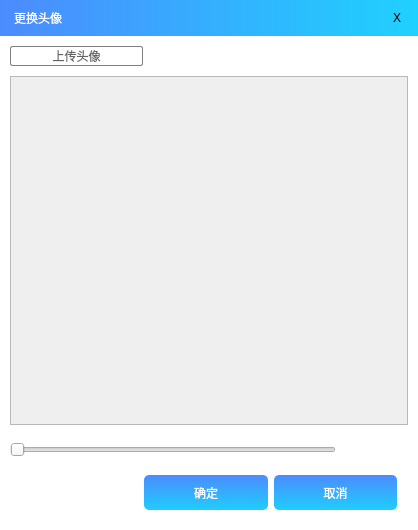
<?xml version="1.0" encoding="UTF-8"?>
<ui version="4.0">
 <class>ChangeHeaderWnd</class>
 <widget class="QWidget" name="ChangeHeaderWnd">
  <property name="geometry">
   <rect>
    <x>0</x>
    <y>0</y>
    <width>418</width>
    <height>530</height>
   </rect>
  </property>
  <property name="windowTitle">
   <string>ChangeHeaderWnd</string>
  </property>
  <property name="styleSheet">
   <string notr="true">QWidget
{
	font: 24px &quot;微软雅黑&quot;

}
QWidget#ChangeHeaderWnd
{
	background:white;
}
QWidget#widget_title
{
background-color: qlineargradient(spread:pad, x1:0, y1:0, x2:1, y2:0, stop:0 rgba(76, 139, 254, 255), stop:1 rgba(31, 209, 254, 255))
}

QPushButton
{
	border:1px solid gray;
	border-radius:2px;
	background:white;
	font: 20px &quot;微软雅黑&quot;

}
QPushButton#pushButton_close
{
	border:none;
	background:transparent;
}
QPushButton#pushButton_anti
{
	border:none;
	background-image:url(:/QRC/UI/Image/rotate_anti_normal.png);
}

QPushButton#pushButton_clock
{
	border:none;
	background-image:url(:/QRC/UI/Image/rotate_clock_normal.png);
}




QLineEdit {
    border-width: 1px;
    border-style: solid;
	border-color:rgb(199, 199, 199);
	background-color:rgb(255, 255, 255);
}


</string>
  </property>
  <layout class="QVBoxLayout" name="verticalLayout_2" stretch="0,1,0">
   <property name="spacing">
    <number>0</number>
   </property>
   <property name="leftMargin">
    <number>0</number>
   </property>
   <property name="topMargin">
    <number>0</number>
   </property>
   <property name="rightMargin">
    <number>0</number>
   </property>
   <property name="bottomMargin">
    <number>10</number>
   </property>
   <item>
    <widget class="QWidget" name="widget_title" native="true">
     <layout class="QHBoxLayout" name="horizontalLayout">
      <property name="spacing">
       <number>0</number>
      </property>
      <property name="leftMargin">
       <number>14</number>
      </property>
      <property name="topMargin">
       <number>8</number>
      </property>
      <property name="rightMargin">
       <number>14</number>
      </property>
      <property name="bottomMargin">
       <number>8</number>
      </property>
      <item>
       <widget class="QLabel" name="label_title">
        <property name="styleSheet">
         <string notr="true">border-image:none;
font:100 15pt &quot;微软雅黑&quot;;
color:rgb(255,255,255);
bottom:10px;
border: none;

</string>
        </property>
        <property name="text">
         <string>更换头像</string>
        </property>
       </widget>
      </item>
      <item>
       <spacer name="horizontalSpacer">
        <property name="orientation">
         <enum>Qt::Horizontal</enum>
        </property>
        <property name="sizeHint" stdset="0">
         <size>
          <width>40</width>
          <height>20</height>
         </size>
        </property>
       </spacer>
      </item>
      <item>
       <widget class="QPushButton" name="pushButton_close">
        <property name="minimumSize">
         <size>
          <width>14</width>
          <height>14</height>
         </size>
        </property>
        <property name="maximumSize">
         <size>
          <width>14</width>
          <height>14</height>
         </size>
        </property>
        <property name="text">
         <string>X</string>
        </property>
        <property name="icon">
         <iconset>
          <normaloff>:/QRC/UI/Image/close.png</normaloff>:/QRC/UI/Image/close.png</iconset>
        </property>
        <property name="iconSize">
         <size>
          <width>14</width>
          <height>14</height>
         </size>
        </property>
       </widget>
      </item>
     </layout>
    </widget>
   </item>
   <item>
    <layout class="QVBoxLayout" name="verticalLayout_3" stretch="0,1,0,0">
     <property name="spacing">
      <number>10</number>
     </property>
     <property name="leftMargin">
      <number>10</number>
     </property>
     <property name="topMargin">
      <number>10</number>
     </property>
     <property name="rightMargin">
      <number>10</number>
     </property>
     <property name="bottomMargin">
      <number>0</number>
     </property>
     <item>
      <layout class="QHBoxLayout" name="horizontalLayout_2" stretch="1,2">
       <item>
        <widget class="QPushButton" name="pushButton_upload">
         <property name="sizePolicy">
          <sizepolicy hsizetype="Expanding" vsizetype="Fixed">
           <horstretch>0</horstretch>
           <verstretch>0</verstretch>
          </sizepolicy>
         </property>
         <property name="styleSheet">
          <string notr="true">color:rgb(100, 100, 100)</string>
         </property>
         <property name="text">
          <string>上传头像</string>
         </property>
        </widget>
       </item>
       <item>
        <spacer name="horizontalSpacer_2">
         <property name="orientation">
          <enum>Qt::Horizontal</enum>
         </property>
         <property name="sizeHint" stdset="0">
          <size>
           <width>40</width>
           <height>20</height>
          </size>
         </property>
        </spacer>
       </item>
      </layout>
     </item>
     <item>
      <widget class="DragScrollArea" name="scrollArea">
       <property name="verticalScrollBarPolicy">
        <enum>Qt::ScrollBarAlwaysOff</enum>
       </property>
       <property name="horizontalScrollBarPolicy">
        <enum>Qt::ScrollBarAlwaysOff</enum>
       </property>
       <property name="widgetResizable">
        <bool>true</bool>
       </property>
       <widget class="QWidget" name="scrollAreaWidgetContents">
        <property name="geometry">
         <rect>
          <x>0</x>
          <y>0</y>
          <width>396</width>
          <height>321</height>
         </rect>
        </property>
        <layout class="QVBoxLayout" name="verticalLayout">
         <property name="spacing">
          <number>0</number>
         </property>
         <property name="leftMargin">
          <number>0</number>
         </property>
         <property name="topMargin">
          <number>0</number>
         </property>
         <property name="rightMargin">
          <number>0</number>
         </property>
         <property name="bottomMargin">
          <number>0</number>
         </property>
         <item>
          <widget class="QLabel" name="label_header">
           <property name="text">
            <string/>
           </property>
           <property name="alignment">
            <set>Qt::AlignCenter</set>
           </property>
          </widget>
         </item>
        </layout>
       </widget>
      </widget>
     </item>
     <item>
      <layout class="QHBoxLayout" name="horizontalLayout_3">
       <item>
        <widget class="QSlider" name="horizontalSlider">
         <property name="orientation">
          <enum>Qt::Horizontal</enum>
         </property>
        </widget>
       </item>
       <item>
        <widget class="QPushButton" name="pushButton_anti">
         <property name="minimumSize">
          <size>
           <width>30</width>
           <height>30</height>
          </size>
         </property>
         <property name="maximumSize">
          <size>
           <width>30</width>
           <height>30</height>
          </size>
         </property>
         <property name="text">
          <string/>
         </property>
         <property name="iconSize">
          <size>
           <width>30</width>
           <height>30</height>
          </size>
         </property>
        </widget>
       </item>
       <item>
        <widget class="QPushButton" name="pushButton_clock">
         <property name="minimumSize">
          <size>
           <width>30</width>
           <height>30</height>
          </size>
         </property>
         <property name="maximumSize">
          <size>
           <width>30</width>
           <height>30</height>
          </size>
         </property>
         <property name="text">
          <string/>
         </property>
         <property name="iconSize">
          <size>
           <width>30</width>
           <height>30</height>
          </size>
         </property>
        </widget>
       </item>
      </layout>
     </item>
     <item>
      <widget class="QWidget" name="widget_status" native="true">
       <property name="minimumSize">
        <size>
         <width>0</width>
         <height>0</height>
        </size>
       </property>
       <layout class="QHBoxLayout" name="horizontalLayout_4">
        <property name="topMargin">
         <number>0</number>
        </property>
        <property name="bottomMargin">
         <number>0</number>
        </property>
        <item>
         <spacer name="horizontalSpacer_3">
          <property name="orientation">
           <enum>Qt::Horizontal</enum>
          </property>
          <property name="sizeHint" stdset="0">
           <size>
            <width>40</width>
            <height>20</height>
           </size>
          </property>
         </spacer>
        </item>
        <item>
         <widget class="QPushButton" name="pushButton_ok">
          <property name="sizePolicy">
           <sizepolicy hsizetype="Expanding" vsizetype="Fixed">
            <horstretch>0</horstretch>
            <verstretch>0</verstretch>
           </sizepolicy>
          </property>
          <property name="minimumSize">
           <size>
            <width>0</width>
            <height>35</height>
           </size>
          </property>
          <property name="styleSheet">
           <string notr="true">QPushButton{
	background-color: qlineargradient(spread:pad, x1:0, y1:0, x2:0, y2:1, stop:0 rgba(75,140,254, 255), stop:1 rgba(31, 205, 255, 255));
font: bold 10pt &quot;微软雅黑&quot;;
color:rgb(255,255,255);
border-radius: 5px;
border:none;
}QPushButton::hover{
	background-color: qlineargradient(spread:pad, x1:0, y1:0, x2:0, y2:1, stop:1 rgba(75,140,254, 255), stop:0 rgba(31, 205, 255, 255));
}
QPushButton::pressed{
	background-color: qlineargradient(spread:pad, x1:0, y1:0, x2:0, y2:1, stop:0 rgba(75,140,254, 255), stop:1 rgba(31, 205, 255, 255));
}
</string>
          </property>
          <property name="text">
           <string>确定</string>
          </property>
         </widget>
        </item>
        <item>
         <widget class="QPushButton" name="pushButton_cancel">
          <property name="sizePolicy">
           <sizepolicy hsizetype="Expanding" vsizetype="Fixed">
            <horstretch>0</horstretch>
            <verstretch>0</verstretch>
           </sizepolicy>
          </property>
          <property name="minimumSize">
           <size>
            <width>0</width>
            <height>35</height>
           </size>
          </property>
          <property name="styleSheet">
           <string notr="true">QPushButton{
	background-color: qlineargradient(spread:pad, x1:0, y1:0, x2:0, y2:1, stop:0 rgba(75,140,254, 255), stop:1 rgba(31, 205, 255, 255));
font: bold 10pt &quot;微软雅黑&quot;;
color:rgb(255,255,255);
border-radius: 5px;
border:none;
}QPushButton::hover{
	background-color: qlineargradient(spread:pad, x1:0, y1:0, x2:0, y2:1, stop:1 rgba(75,140,254, 255), stop:0 rgba(31, 205, 255, 255));
}
QPushButton::pressed{
	background-color: qlineargradient(spread:pad, x1:0, y1:0, x2:0, y2:1, stop:0 rgba(75,140,254, 255), stop:1 rgba(31, 205, 255, 255));
}
</string>
          </property>
          <property name="text">
           <string>取消</string>
          </property>
         </widget>
        </item>
       </layout>
      </widget>
     </item>
    </layout>
   </item>
   <item>
    <widget class="QLabel" name="label_tip">
     <property name="maximumSize">
      <size>
       <width>16777215</width>
       <height>10</height>
      </size>
     </property>
     <property name="text">
      <string/>
     </property>
     <property name="alignment">
      <set>Qt::AlignRight|Qt::AlignTrailing|Qt::AlignVCenter</set>
     </property>
    </widget>
   </item>
  </layout>
 </widget>
 <layoutdefault spacing="6" margin="11"/>
 <customwidgets>
  <customwidget>
   <class>DragScrollArea</class>
   <extends>QScrollArea</extends>
   <header location="global">DragScrollArea.h</header>
   <container>1</container>
  </customwidget>
 </customwidgets>
 <resources/>
 <connections/>
</ui>
